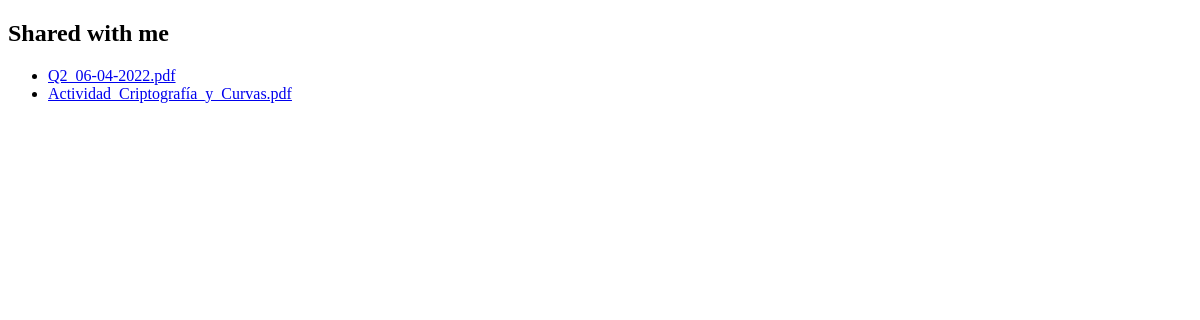
The page /shared (signed in) on the database as committed earlier.
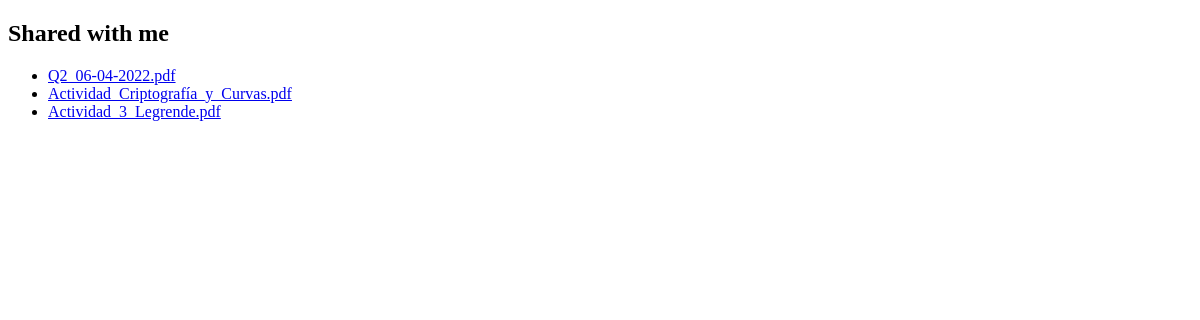
The same page on the database as committed later.
### cryt/models.py (models this page shows, shortened)
class Document(models.Model):
    document = models.FileField()
    owner = models.ForeignKey(
        settings.AUTH_USER_MODEL, on_delete=models.SET_NULL, null=True, blank=True)
    shared_with = models.ManyToManyField(settings.AUTH_USER_MODEL, related_name='shared', blank=True)

### cryt/views.py (the view)
# urls.py: path('shared', shared, name='shared'),
def shared(request):
    docs = Document.objects.filter(shared_with=request.user)
    return render(request, 'shared.html', {'docs': docs})

### cryt/templates/shared.html (shortened to what this page needs)
<!DOCTYPE html>
<html lang="en">
<head>
</head>
<body>
    <h2>Shared with me</h2>
    <ul>
        {% for doc in docs %}
        <li><a href="{{ doc.document.url }}">{{ doc.document }}</a></li>
        {% endfor %}
    </ul>
</body>
</html>

Rows that differ between the two databases and show on the page:
added Document: document "Actividad_3_Legrende.pdf"
